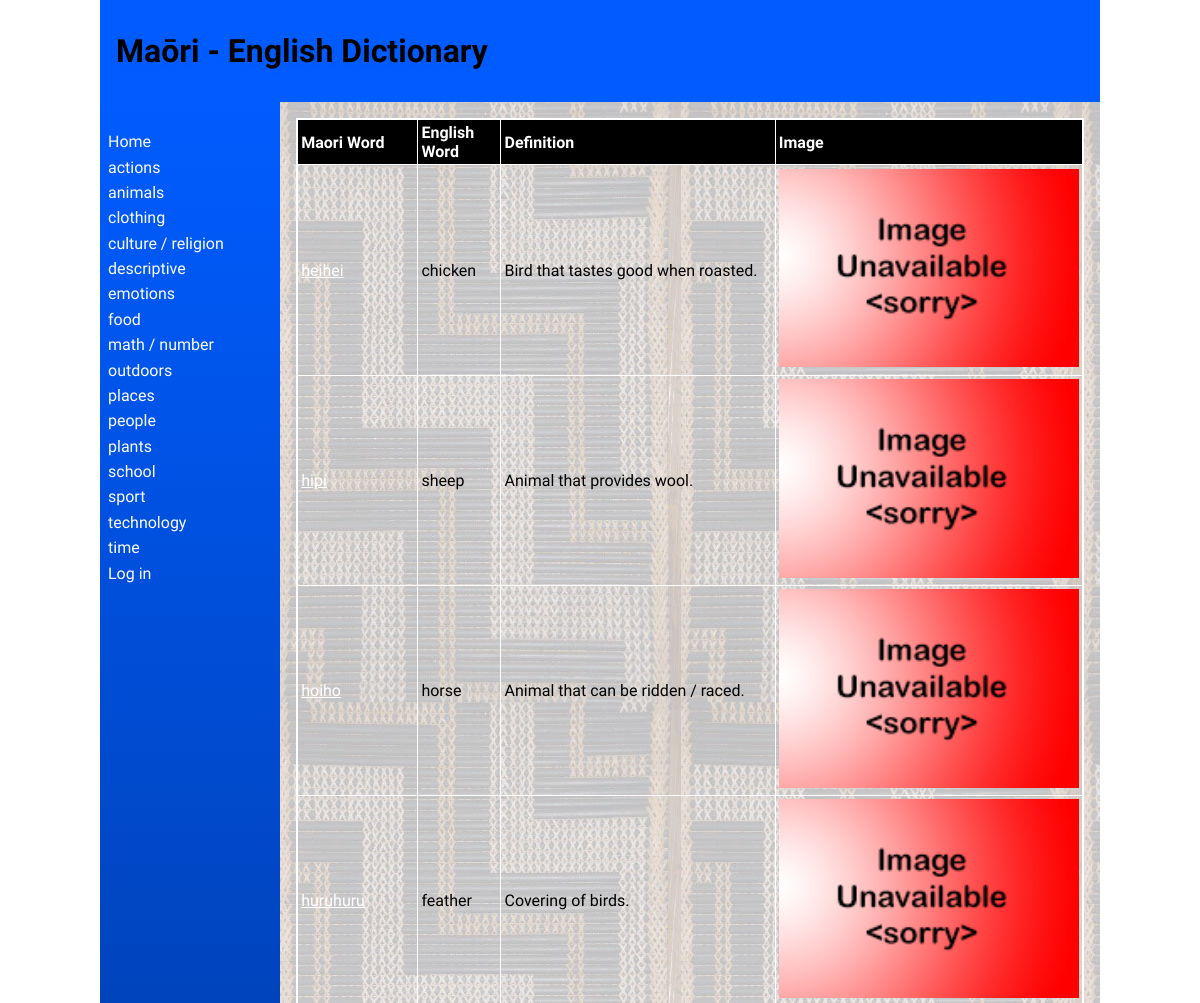
/categories/2 (upper part), run on an earlier commit of the app's database.
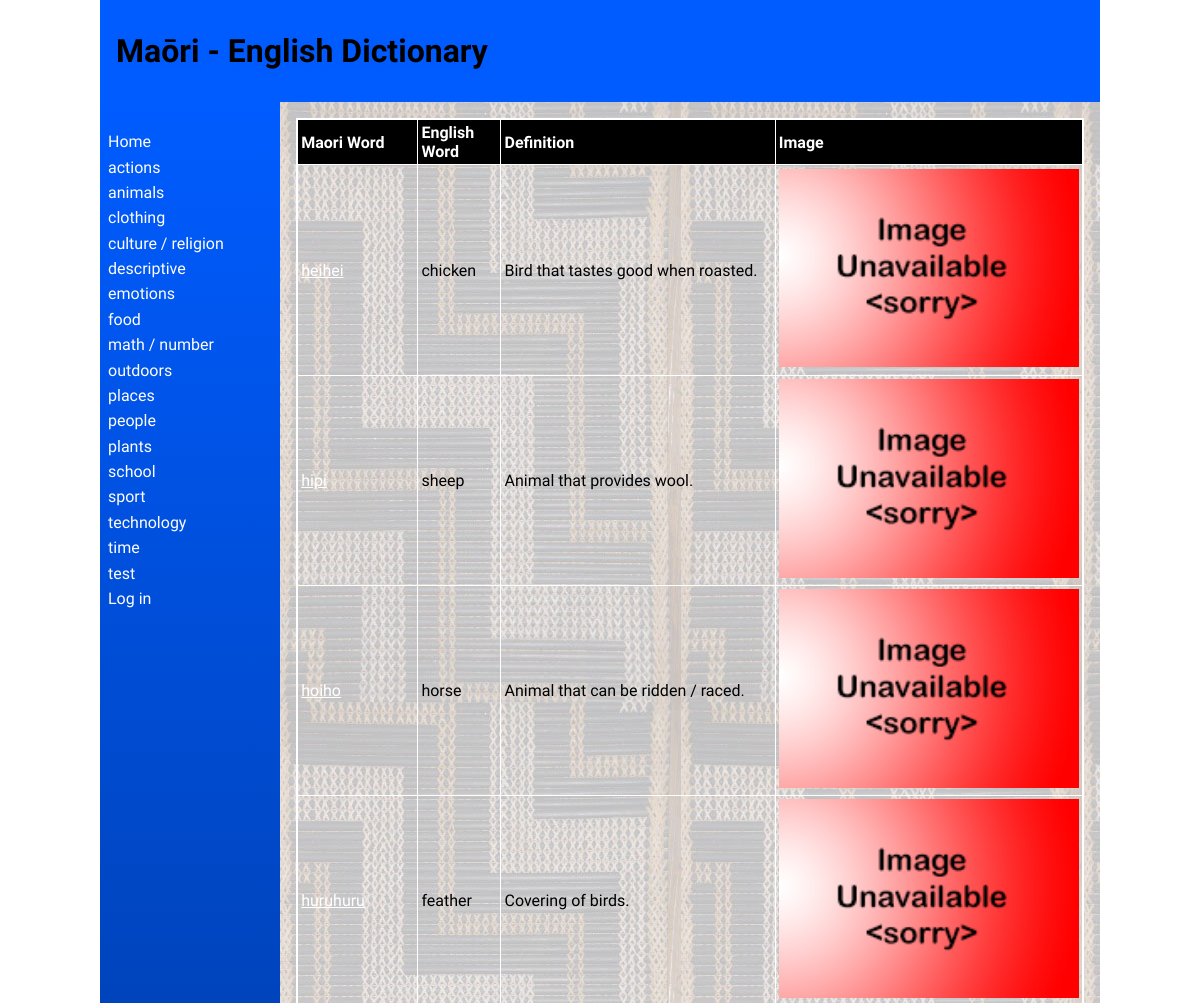
And on a later commit of the database.
### tables this page shows
CREATE TABLE "category"
(
	id INTEGER
		constraint category_pk
			primary key autoincrement,
	category_name varchar(69) not null
);

CREATE TABLE "words"
(
	maori varchar(69),
	english varchar(69),
	category integer,
	definition varchar(100),
	levels integer,
	images varchar(69),
	id integer
		constraint words_pk
			primary key autoincrement,
	date_added integer default 0
, user_id integer);

### app.py (the view, shortened to what this page needs)
@app.route('/categories/<cat_id>', methods=["POST", "GET"])
def render_categorypage(cat_id):
    con = create_connection(DB_NAME)
    query = "SELECT id, maori, english, definition, levels, images FROM words WHERE category=?" \
            "ORDER BY maori ASC"
    cur = con.cursor()
    cur.execute(query, (int(cat_id),))
    definition = cur.fetchall()
    print(definition)
    con.close()
    return render_template('words.html', definitions=definition, logged_in=is_logged_in(), deleting=intention("delete"),
                           categories=fetch_categories(), category=cat_id)

### app.py (called while the page is built)
def intention(button):
    if button in request.form:
        return True
    else:
        return False

def create_connection(db_file):
    try:
        connection = sqlite3.connect(db_file)
        return connection
    except Error as e:
        print(e)
    return None

def fetch_categories():
    con = create_connection(DB_NAME)
    query = "SELECT id, category_name FROM category"
    cur = con.cursor()
    cur.execute(query)
    categories = cur.fetchall()
    con.close()
    return categories

def is_logged_in():
    if session.get("email") is None:
        print("you are not logged in")
        return False
    else:
        print("you are logged in")
        return True

### templates/words.html (shortened to what this page needs)
{% extends 'base.html' %}
{% block heading %}Maōri - English Dictionary{% endblock %}
{% block main %}
    <table>
        <tr>
            <th>Maori Word</th>
            <th>English Word</th>
            <th>Definition</th>
            <th>Image</th>
        </tr>
        {% for definition in definitions %}
            <tr>
                <td><a href="/detail/{{ definition[0] }}">{{ definition[1] }}</a></td>
                <td>{{ definition[2] }}</td>
                <td>{{ definition[3] }}</td>
                <td>
                    <object data="/static/images/{{ definition[2] }}" type="images/jpg">
                        <img src="/static/images/noimage.jpg"
                             alt="">
                    </object>
            </tr>
        {% endfor %}
    </table>
{% endblock %}

### templates/base.html (shortened to what this page needs)
<!doctype html>
<html lang="en">
<head>
   <link href="{{ url_for('static', filename='css/style.css') }}" rel="stylesheet">
</head>
<body>
   <div id="container">
      <header>
         <h1>{% block heading %}{% endblock %}</h1>
      </header>
      <nav>
         <ul>
                <li><a href="\">Home</a></li>
                {% for category in categories %}
                <li><a href="/categories/{{ category[0] }}">{{category[1]}}</a></li>
                {% endfor %}
         <li>
             {% if logged_in %}<a href="/logout">Log out</a>{% else %}
             <a href="/login">Log in</a></li>{% endif %}
         </ul>
      </nav>
      <main>
            {% block main%}{% endblock %}
        </main>
   </div>
</body>
</html>

What changed in the data, as far as the page shows it:
added category: category_name "test"
